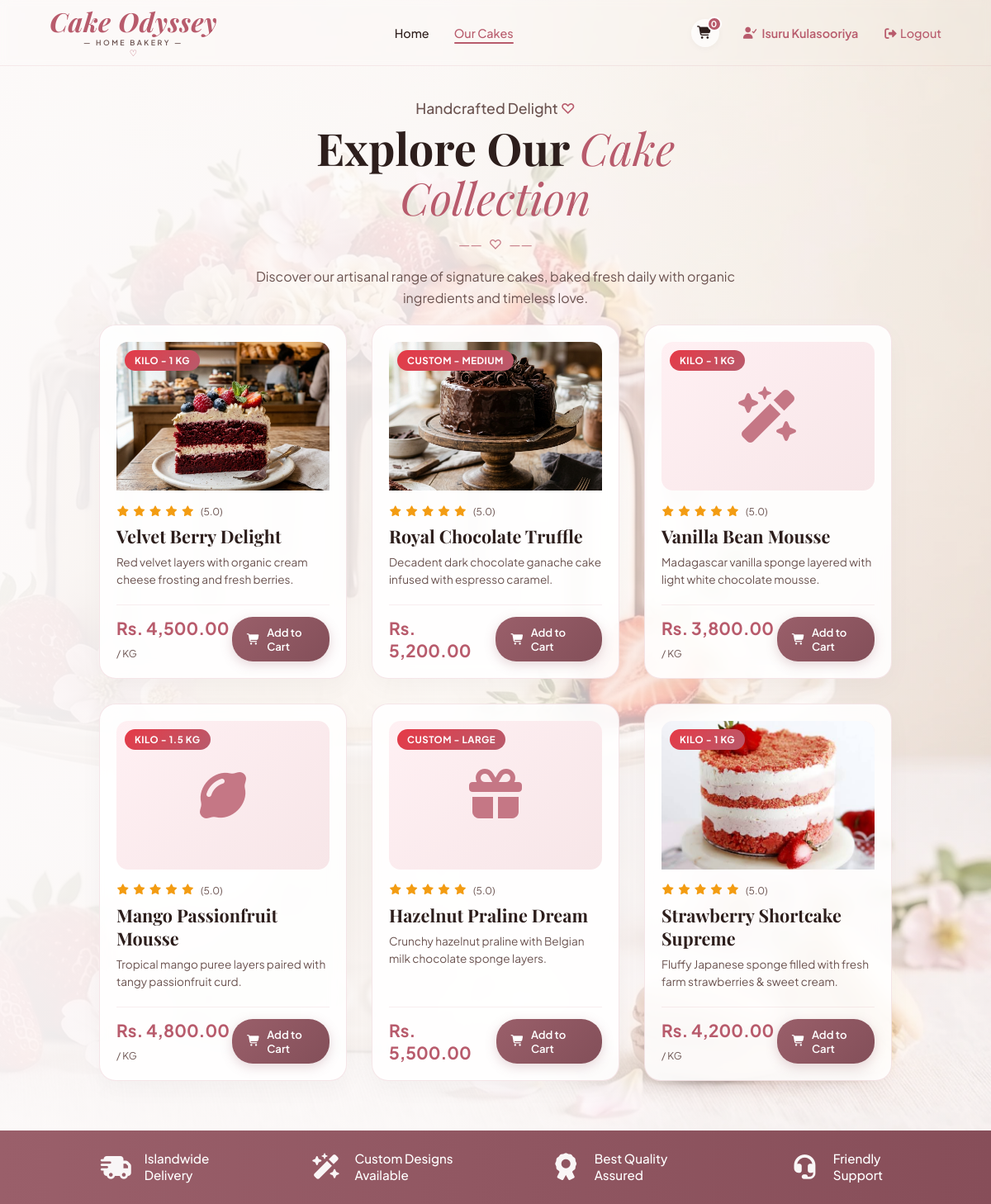
Page /pages/cakes.php (signed in) on the committed database.
### tables this page shows
CREATE TABLE IF NOT EXISTS `cakes` (
  `id` int NOT NULL AUTO_INCREMENT,
  `name` varchar(100) NOT NULL,
  `cake_type` enum('custom','kilo') NOT NULL,
  `size` varchar(50) NOT NULL,
  `image` varchar(255) NOT NULL,
  `description` text,
  `base_price` decimal(10,2) NOT NULL,
  `created_at` timestamp NULL DEFAULT CURRENT_TIMESTAMP,
  PRIMARY KEY (`id`)
);

### pages/cakes.php (the view, shortened to what this page needs)
<!DOCTYPE html>
<html lang="en">
<head>
    <link rel="stylesheet" href="../css/fonts.css">
    <link rel="stylesheet" href="../css/all.min.css">
    <link rel="stylesheet" href="../css/navbar.css">
    <link rel="stylesheet" href="../css/cakes.css">
</head>
<body>
    <div class="cakes-page-hero">
        <?php include __DIR__ . '/../navbar.php'; ?>
        <header class="cakes-header">
            <div class="header-container">
                <p class="greeting">Handcrafted Delight <span class="heart-icon">&#9825;</span></p>
                <h1 class="main-heading">
                    Explore Our <span class="heading-highlight">Cake Collection</span>
                </h1>
                <div class="divider">
                    <span>&mdash;&mdash;</span> <span class="heart-icon">&#9825;</span> <span>&mdash;&mdash;</span>
                </div>
                <p class="description">
                    Discover our artisanal range of signature cakes, baked fresh daily with organic ingredients and timeless love.
                </p>
            </div>
        </header>
        <main class="cakes-container">
            <div class="cakes-grid">
                <?php
                $userCart = [];
                $cakesResult = mysqli_query($conn, "SELECT * FROM cakes ORDER BY id ASC");
                while ($cake = mysqli_fetch_assoc($cakesResult)):
                    $cakeId = $cake['id'];
                    $isIcon = !empty($cake['image']) && strpos($cake['image'], 'fa-') === 0;
                    $isKilo = ($cake['cake_type'] === 'kilo');
                    $inCart = isset($userCart[$cakeId]);
                    $cartQty = $inCart ? (int)$userCart[$cakeId]['quantity'] : 0;
                ?>
                    <div class="cake-card">
                        <div class="cake-badge bestseller"><?php echo ucfirst(htmlspecialchars($cake['cake_type'])); ?> - <?php echo htmlspecialchars($cake['size']); ?></div>
                        <div class="cake-img-box">
                            <?php if ($isIcon): ?>
                                <i class="fa-solid <?php echo htmlspecialchars($cake['image']); ?> cake-placeholder-icon"></i>
                            <?php else: ?>
                                <img src="../assests/cake/<?php echo htmlspecialchars($cake['image']); ?>" alt="<?php echo htmlspecialchars($cake['name']); ?>">
                            <?php endif; ?>
                        </div>
                        <div class="cake-details">
                            <div class="cake-rating">
                                <i class="fa-solid fa-star"></i>
                                <i class="fa-solid fa-star"></i>
                                <i class="fa-solid fa-star"></i>
                                <i class="fa-solid fa-star"></i>
                                <i class="fa-solid fa-star"></i>
                                <span>(5.0)</span>
                            </div>
                            <h3 class="cake-title"><?php echo htmlspecialchars($cake['name']); ?></h3>
                            <p class="cake-desc"><?php echo htmlspecialchars($cake['description']); ?></p>
                            <div class="cake-footer">
                                <div class="cake-price">
                                    Rs. <?php echo number_format($cake['base_price'], 2); ?>
                                    <?php if ($isKilo): ?><span class="price-unit"> / KG</span><?php endif; ?>
                                </div>
                                <?php if ($cartQty == 0): ?>
                                    <a href="../controllers/cart_add.php?cake_id=<?php echo $cakeId; ?>&quantity=1" class="btn-add-cart">
                                        <i class="fa-solid fa-cart-shopping"></i> Add to Cart
                                    </a>
                                <?php endif; ?>
                            </div>
                        </div>
                    </div>
                <?php endwhile; ?>
            </div>
        </main>
    </div>
    <footer class="bottom-banner">
        <div class="banner-item">
            <i class="fa-solid fa-truck-fast banner-icon"></i>
            <span>Islandwide<br>Delivery</span>
        </div>
        <div class="banner-item">
            <i class="fa-solid fa-wand-magic-sparkles banner-icon"></i>
            <span>Custom Designs<br>Available</span>
        </div>
        <div class="banner-item">
            <i class="fa-solid fa-award banner-icon"></i>
            <span>Best Quality<br>Assured</span>
        </div>
        <div class="banner-item">
            <i class="fa-solid fa-headset banner-icon"></i>
            <span>Friendly<br>Support</span>
        </div>
    </footer>
</body>
</html>

### css/navbar.css (style rules this page uses)
* { margin: 0; padding: 0; box-sizing: border-box; }
:root { --text-dark: #2d1e1c; --text-muted: #6b5350; --text-highlight: #b85b6c; --bg-banner: #9a5f6a; --bg-banner-dark: #834f59; --accent-light: #fff5f6; --font-heading: 'Playfair Display', 'Georgia', serif; --font-body: 'Plus Jakarta Sans', -apple-system, sans-serif; --transition: all 0.3s cubic-bezier(0.4, 0, 0.2, 1); }

### rows in the picture
cakes: cake_type "KILO", size "1 KG", image (picture), name "Velvet Berry Delight", description "Red velvet layers with organic cream cheese frosting and fresh berries.", base_price "4,500.00", shows "/ KG"
cakes: cake_type "CUSTOM", size "MEDIUM", image (picture), name "Royal Chocolate Truffle", description "Decadent dark chocolate ganache cake infused with espresso caramel.", base_price "5,200.00"
cakes: cake_type "KILO", size "1 KG", name "Vanilla Bean Mousse", description "Madagascar vanilla sponge layered with light white chocolate mousse.", base_price "3,800.00", shows "/ KG"
cakes: cake_type "KILO", size "1.5 KG", name "Mango Passionfruit Mousse", description "Tropical mango puree layers paired with tangy passionfruit curd.", base_price "4,800.00", shows "/ KG"
cakes: cake_type "CUSTOM", size "LARGE", name "Hazelnut Praline Dream", description "Crunchy hazelnut praline with Belgian milk chocolate sponge layers.", base_price "5,500.00"
cakes: cake_type "KILO", size "1 KG", image (picture), name "Strawberry Shortcake Supreme", description "Fluffy Japanese sponge filled with fresh farm strawberries & sweet cream.", base_price "4,200.00", shows "/ KG"

### other values in the picture
$cartCount "0"
$_SESSION['user_name'] "Isuru Kulasooriya"
